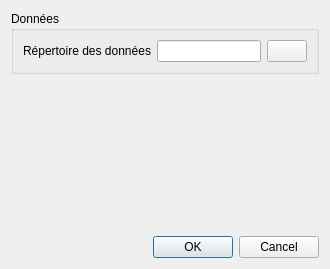
<?xml version="1.0" encoding="UTF-8"?>
<ui version="4.0">
 <class>SettingsDialog</class>
 <widget class="QDialog" name="SettingsDialog">
  <property name="geometry">
   <rect>
    <x>0</x>
    <y>0</y>
    <width>330</width>
    <height>269</height>
   </rect>
  </property>
  <property name="minimumSize">
   <size>
    <width>330</width>
    <height>110</height>
   </size>
  </property>
  <property name="maximumSize">
   <size>
    <width>330</width>
    <height>269</height>
   </size>
  </property>
  <property name="windowTitle">
   <string>Dialog</string>
  </property>
  <layout class="QGridLayout" name="gridLayout">
   <item row="2" column="0">
    <widget class="QDialogButtonBox" name="buttonBox">
     <property name="orientation">
      <enum>Qt::Horizontal</enum>
     </property>
     <property name="standardButtons">
      <set>QDialogButtonBox::Cancel|QDialogButtonBox::Ok</set>
     </property>
    </widget>
   </item>
   <item row="1" column="0">
    <spacer name="verticalSpacer">
     <property name="orientation">
      <enum>Qt::Vertical</enum>
     </property>
     <property name="sizeHint" stdset="0">
      <size>
       <width>20</width>
       <height>187</height>
      </size>
     </property>
    </spacer>
   </item>
   <item row="0" column="0">
    <widget class="QGroupBox" name="dataBox">
     <property name="title">
      <string>Données</string>
     </property>
     <layout class="QHBoxLayout" name="horizontalLayout">
      <item>
       <widget class="QLabel" name="dataLabel">
        <property name="text">
         <string>Répertoire des données</string>
        </property>
       </widget>
      </item>
      <item>
       <widget class="QLineEdit" name="dataLineEdit">
        <property name="readOnly">
         <bool>true</bool>
        </property>
       </widget>
      </item>
      <item>
       <widget class="QPushButton" name="dataButton">
        <property name="text">
         <string/>
        </property>
        <property name="icon">
         <iconset resource="../icons.qrc">
          <normaloff>:/assets/icons/others/folder-search.png</normaloff>:/assets/icons/others/folder-search.png</iconset>
        </property>
       </widget>
      </item>
     </layout>
    </widget>
   </item>
  </layout>
 </widget>
 <resources>
  <include location="../icons.qrc"/>
 </resources>
 <connections>
  <connection>
   <sender>buttonBox</sender>
   <signal>accepted()</signal>
   <receiver>SettingsDialog</receiver>
   <slot>accept()</slot>
   <hints>
    <hint type="sourcelabel">
     <x>248</x>
     <y>254</y>
    </hint>
    <hint type="destinationlabel">
     <x>157</x>
     <y>274</y>
    </hint>
   </hints>
  </connection>
  <connection>
   <sender>buttonBox</sender>
   <signal>rejected()</signal>
   <receiver>SettingsDialog</receiver>
   <slot>reject()</slot>
   <hints>
    <hint type="sourcelabel">
     <x>316</x>
     <y>260</y>
    </hint>
    <hint type="destinationlabel">
     <x>286</x>
     <y>274</y>
    </hint>
   </hints>
  </connection>
 </connections>
</ui>
